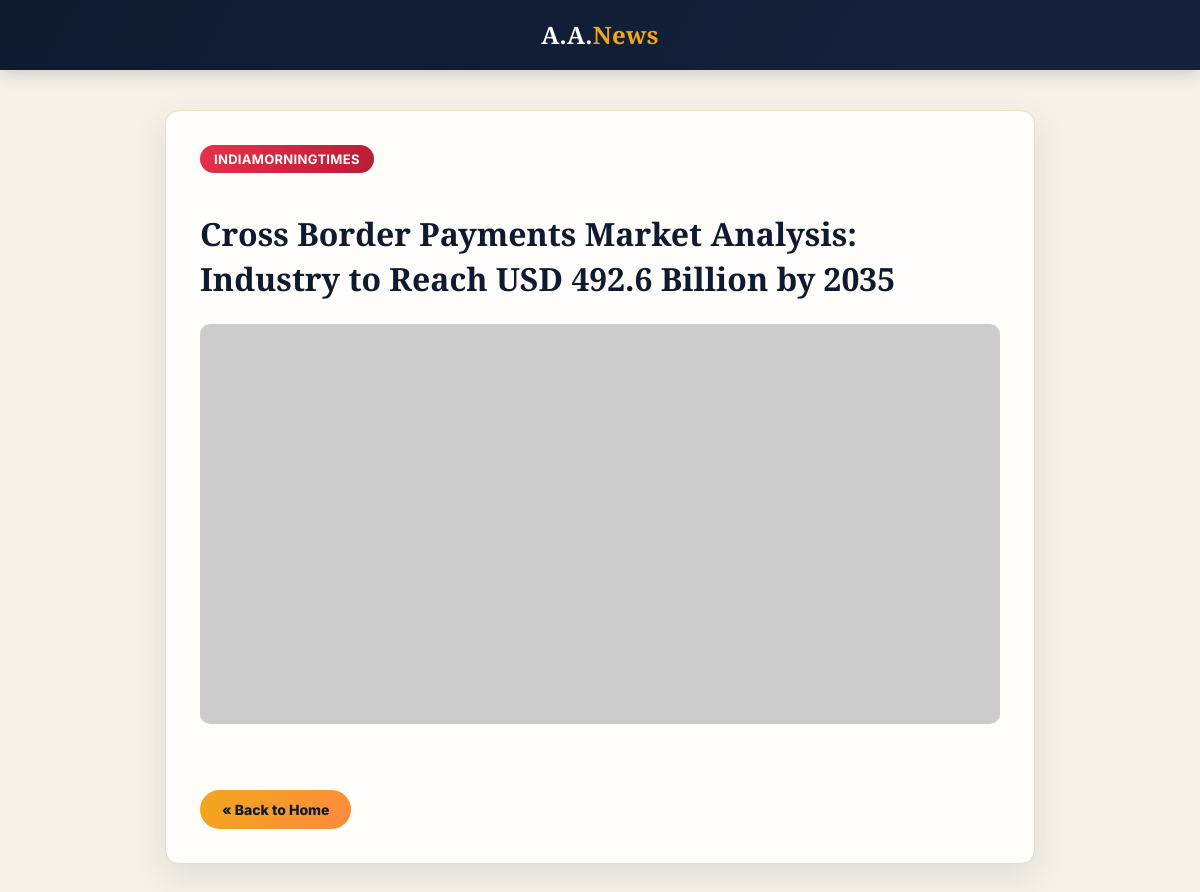
/read/1, run on the app's committed database.
### tables this page shows
CREATE TABLE news (
            id INTEGER PRIMARY KEY AUTOINCREMENT,
            title TEXT,
            source TEXT,
            image_url TEXT,
            url TEXT,
            category TEXT,
            content TEXT
        );

### app.py (the view)
@app.route('/read/<int:news_id>')
def read_news(news_id):
    conn = sqlite3.connect(DB_PATH)
    cursor = conn.cursor()
    cursor.execute('SELECT title, source, image_url, content FROM news WHERE id=?', (news_id,))
    news = cursor.fetchone()
    conn.close()
    if news:
        return render_template('read_news.html', news=news)
    else:
        return "News not found!", 404

### templates/read_news.html (shortened to what this page needs)
<!DOCTYPE html>
<html lang="en">
<head>
</head>
<body>
    <div class="navbar">
        <a href="/">A.A.<span>News</span></a>
    </div>
    <div class="article-container">
        <span class="source-badge">{{ news[1] }}</span>
        <h1 class="article-title">{{ news[0] }}</h1>
        <img src="{{ news[2] }}" alt="News Image" class="article-image" onerror="this.src='https://dummyimage.com/800x400/ccc/000.png&text=No+Image'">
        <a href="/" class="back-btn">« Back to Home</a>
    </div>
</body>
</html>

### templates/read_news.html (style rules this page uses)
:root { --navy: #0e1a30; --navy-soft: #16223c; --crimson: #e6314b; --crimson-deep: #b81d36; --gold: #f2a71b; --cream: #f6f2e9; }
body { font-family: 'Noto Serif Bengali', 'Inter', serif; background-color: var(--cream); margin: 0; padding: 0; color: #2c3345; }
.navbar { background: linear-gradient(120deg, var(--navy) 0%, var(--navy-soft) 100%); padding: 18px 22px; text-align: center; box-shadow: 0 4px 16px rgba(14,26,48,0.18); }
.navbar a { color: white; text-decoration: none; font-size: 24px; font-weight: 800; font-family: 'Playfair Display', serif; letter-spacing: 0.3px; }
.navbar a span { color: var(--gold); }
.article-container { max-width: 800px; margin: 40px auto; background: #fffdf9; padding: 34px; border-radius: 14px; box-shadow: 0 12px 34px rgba(14,26,48,0.10); border: 1px solid #e6ddc9; }
.source-badge { display: inline-block; background: linear-gradient(120deg, var(--crimson), var(--crimson-deep)); color: white; padding: 6px 14px; border-radius: 999px; font-size: 13px; font-weight: 700; margin-bottom: 18px; font-family: 'Inter', sans-serif; letter-spacing: 0.3px; text-transform: uppercase; }
.article-title { font-family: 'Playfair Display', 'Noto Serif Bengali', serif; font-size: 32px; font-weight: 800; line-height: 1.4; margin-bottom: 22px; color: var(--navy); }
.article-image { width: 100%; border-radius: 10px; margin-bottom: 26px; }
.back-btn { display: inline-flex; align-items: center; gap: 6px; margin-top: 32px; padding: 11px 22px; background: linear-gradient(120deg, var(--gold), #ff8a3d); color: var(--navy); text-decoration: none; border-radius: 999px; font-weight: 800; font-family: 'Inter', sans-serif; font-size: 14px; transition: transform 0.2s ease, filter 0.2s ease; }

### data on the page
news: source "INDIAMORNINGTIMES", title "Cross Border Payments Market Analysis: Industry to Reach USD 492.6 Billion by 2035"
